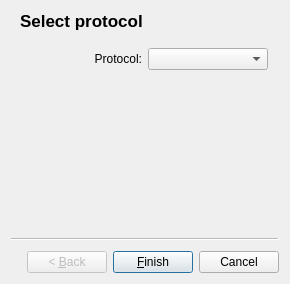
<?xml version="1.0" encoding="UTF-8"?>
<ui version="4.0">
 <class>NewProtocolBase</class>
 <widget class="QWizard" name="NewProtocolBase">
  <property name="geometry">
   <rect>
    <x>0</x>
    <y>0</y>
    <width>290</width>
    <height>284</height>
   </rect>
  </property>
  <property name="windowTitle">
   <string>New connection</string>
  </property>
  <property name="wizardStyle">
   <enum>QWizard::ClassicStyle</enum>
  </property>
  <widget class="QWizardPage" name="protocolPage">
   <property name="title">
    <string>Select protocol</string>
   </property>
   <layout class="QGridLayout">
    <property name="margin">
     <number>11</number>
    </property>
    <item row="0" column="0">
     <widget class="QLabel" name="TextLabel1">
      <property name="text">
       <string>Protocol:</string>
      </property>
      <property name="alignment">
       <set>Qt::AlignRight|Qt::AlignTrailing|Qt::AlignVCenter</set>
      </property>
      <property name="wordWrap">
       <bool>false</bool>
      </property>
     </widget>
    </item>
    <item row="0" column="1">
     <widget class="QComboBox" name="cmbProtocol"/>
    </item>
    <item row="1" column="0">
     <spacer name="Spacer3">
      <property name="orientation">
       <enum>Qt::Vertical</enum>
      </property>
      <property name="sizeType">
       <enum>QSizePolicy::Expanding</enum>
      </property>
      <property name="sizeHint" stdset="0">
       <size>
        <width>20</width>
        <height>20</height>
       </size>
      </property>
     </spacer>
    </item>
   </layout>
  </widget>
 </widget>
 <pixmapfunction>qPixmapFromMimeSource</pixmapfunction>
 <resources/>
 <connections/>
</ui>
